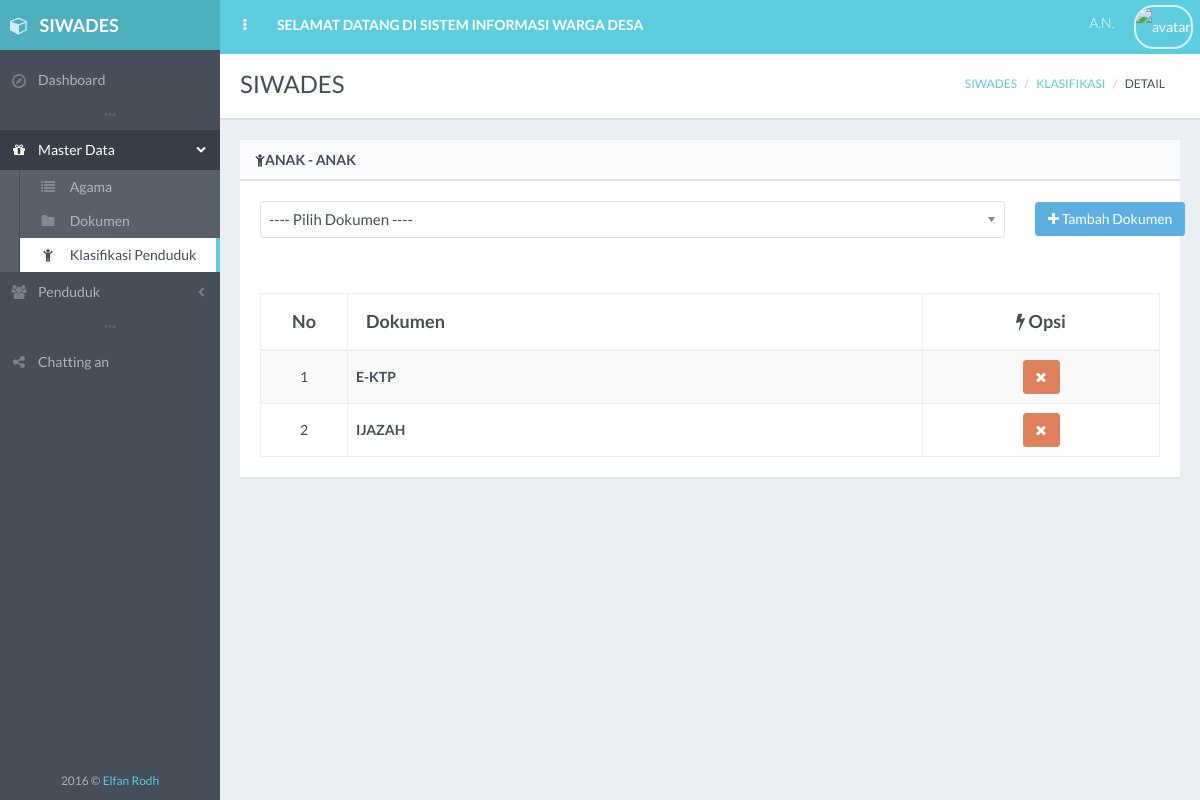
Screenshot of /Admin/detailKlasifikasi/K1 with the database file from the repository.
### tables this page shows
CREATE TABLE IF NOT EXISTS `klasifikasi` (
  `id_klasifikasi` varchar(10) NOT NULL DEFAULT '',
  `nama_klasifikasi` varchar(50) DEFAULT NULL,
  `status` int(1) DEFAULT NULL,
  PRIMARY KEY (`id_klasifikasi`)
);

CREATE TABLE IF NOT EXISTS `klasifikasi_dokumen` (
  `id_klasifikasi` varchar(5) NOT NULL,
  `id_dokumen` varchar(5) NOT NULL
);

CREATE TABLE IF NOT EXISTS `dokumen` (
  `id_dokumen` varchar(30) NOT NULL,
  `nama_dokumen` varchar(50) DEFAULT NULL,
  `status` int(1) DEFAULT NULL,
  PRIMARY KEY (`id_dokumen`)
);

### application/controllers/Admin.php (called while the page is built, shortened)
<?php
	class Admin extends CI_Controller {
		public function __construct(){
			$this->load->library('form_validation');
			$this->load->helper('url');
			$this->load->model('Agama_m');
			$this->load->model('Kk_m');
			$this->load->model('Klasifikasi_m');
			$this->load->model('Penduduk_m');
			$this->load->model('Dokumen_m');
			$this->load->library('session');
		}
		public function detailKlasifikasi(){
			$id = $this->uri->segment('3');
			$result['data2'] 		= $this->Klasifikasi_m->selectwhere($id);
			$result['data'] 		= $this->Dokumen_m->selectKlasifikasiDokumen($id);
			$result['data3'] 		= $this->Dokumen_m->selectAllDokumen();
			$result['active'] 	   	= 'klasifikasi';
			$nik  = $this->session->userdata('nik');
			$data['data'] = $this->Kk_m->selectwherePenduduk($nik);
			$this->load->view('templates/sidebar', $result);
			$this->load->view('templates/header', $data);
			$this->load->view('klasifikasi/detail', $result);
		}
	}
?>

### index.php (called while the page is built, shortened)
<?php
require_once BASEPATH.'core/CodeIgniter.php';

### application/models/Klasifikasi_m.php (called while the page is built, shortened)
<?php
class Klasifikasi_m extends CI_Model {
    public function selectwhere($id){
        $query = $this->db->get_where('klasifikasi', array('id_klasifikasi' => $id));
        return $query->row_array();
    }
}
?>

### application/models/Dokumen_m.php (called while the page is built, shortened)
<?php
class Dokumen_m extends CI_Model {
    public function selectAllDokumen(){
        $query = $this->db->query("SELECT * FROM dokumen");
        $data = $query->result();
        return $data;
    }
     public function selectKlasifikasiDokumen($id){
        $query = $this->db->query("SELECT * FROM klasifikasi , dokumen, klasifikasi_dokumen
                                        WHERE klasifikasi.id_klasifikasi = klasifikasi_dokumen.id_klasifikasi
                                        AND dokumen.id_dokumen = klasifikasi_dokumen.id_dokumen
                                        AND klasifikasi.id_klasifikasi = '".$id."'");
        $data = $query->result();
        return $data;
    }
}
?>

### application/models/Kk_m.php (called while the page is built, shortened)
<?php
class Kk_m extends CI_Model {
    public function selectwherePenduduk($id){
        $query = $this->db->get_where('penduduk', array('nik' => $id));
        return $query->row_array();
    }
}
?>

### application/views/klasifikasi/detail.php (the view, shortened to what this page needs)
<div id="page-content">
    <div class="content-header">
        <div class="row">
            <div class="col-sm-6">
                <div class="header-section">
                    <h1>SIWADES</h1>
                </div>
            </div>
            <div class="col-sm-6 hidden-xs">
                <div class="header-section">
                    <ul class="breadcrumb breadcrumb-top">
                        <li><a href="../dashboard">SIWADES</a></li>
                        <li><a href="../pilihan.php?menu=3">KLASIFIKASI</a></li>
                        <li>DETAIL</li>
                    </ul>
                </div>
            </div>
        </div>
    </div>
    <div class="block full">
        <div class="block-title">
            <h2><i class="fa fa-child sidebar-nav-icon"></i><?=$data2['nama_klasifikasi']?></h2>
        </div>
        <div class="row">
            <form action="<?=base_url('Admin/sDokumenKlasifikasi')?>" method="post">
                <div class="form-group col-md-10">
                    <select id="example-chosen" name="id_dokumen" class="select-chosen" required="Pilih Dokumen Dulu">
                        <option value=""> ---- Pilih Dokumen ---- </option>
                    </select>
                </div>
                <div class="col-md-2">
                    <button type="submit" class="btn btn-effect-ripple btn-info" name="tambah_dokumen"><i class="fa fa-plus"></i> Tambah Dokumen</a>
                    </form>
                </div>
            </div>
            <br>
            <br>
            <div class="table-responsive">
                <table id="example-datatable" class="table table-striped table-bordered table-vcenter">
                    <thead>
                        <tr>
                            <th class="text-center" style="width: 50px;">No</th>
                            <th>Dokumen</th>
                            <th style="width: 200px" class="text-center" style="width: 75px;"><i class="fa fa-flash"></i> Opsi</th>
                        </tr>
                    </thead>
                    <tbody>
                        <?php
                        $i = 1;
                        foreach ($data as $row) {
                            echo '<tr>
                                    <td class="text-center">'.$i.'</td>
                                    <td><strong>'.$row->nama_dokumen.'</strong></td>
                                    <td class="text-center">
                                    <a href="'.base_url('Admin/hapusDokumenKlasifikasi/'.$row->id_dokumen.'/'.$row->id_klasifikasi.'').'" class="btn btn-effect-ripple btn-danger"><i class="fa fa-times"></i></a>
                                  </td>
                                </tr>';
                            $i++;
                        }
                        ?>
                    </tbody>
            </table>
        </div>
    </div>
</div>
</body>
</html>

### assets/css/main.css (style rules this page uses)
body { font-family: "Lato", "Helvetica Neue", Helvetica, Arial, sans-serif; color: #454e59; background-color: #454e59; }
#page-content { padding: 10px 5px 1px; background-color: #ebeef2; }
#page-container.header-fixed-top #page-content { padding-top: 60px; }
.content-header { background-color: #ffffff; border-bottom: 2px solid #dae0e8; margin: -10px -5px 10px; padding: 0 15px; }
.content-header h1, .content-header h2 { margin: 5px 0; line-height: 28px; }
.content-header h1 { font-weight: 500; font-size: 24px; }
.header-section { padding: 15px 0; }
.block { margin: 0 0 10px; padding: 20px 15px 1px; background-color: #ffffff; border-top-left-radius: 2px; border-top-right-radius: 2px; -webkit-box-shadow: 0 2px 0 rgba(218, 224, 232, .5); box-shadow: 0 2px 0 rgba(218, 224, 232, .5); }
.block.full { padding: 20px 15px; }
.block-title { margin: -20px -15px 20px; border-bottom: 2px solid #dae0e8; border-top-left-radius: 2px; border-top-right-radius: 2px; background: rgba(218, 224, 232, .15); }
.block-title h1, .block-title h2, .block-title h3, .block-title h4, .block-title h5, .block-title h6 { display: inline-block; font-size: 14px; line-height: 1.4; margin: 0; padding: 10px 15px 9px; font-weight: 600; text-transform: uppercase; }
h1, h2, h3, h4, h5, h6, .h1, .h2, .h3, .h4, .h5, .h6 { font-family: "Lato", "Helvetica Neue", Helvetica, Arial, sans-serif; font-weight: 300; }
h1, h2, h3 { margin-bottom: 15px; }
.text-primary, .text-primary:hover, a, a:hover, a:focus, a.text-primary, a.text-primary:hover, a.text-primary:focus { color: #5ccdde; }
b, strong { font-weight: 600; }
ul, ol { padding-left: 30px; }
.table.table-vcenter th, .table.table-vcenter td { vertical-align: middle; }
.table thead > tr > th { font-size: 18px; font-weight: 600; }
.table thead > tr > th, .table thead > tr > td, .table tfoot > tr > th, .table tfoot > tr > td { padding-top: 15px; padding-bottom: 15px; }
.table tbody > tr > th, .table tbody > tr > td { padding-top: 8px; padding-bottom: 8px; }
.table thead > tr > th, .table tbody > tr > th, .table tfoot > tr > th, .table thead > tr > td, .table tbody > tr > td, .table tfoot > tr > td, .table tbody + tbody, .table-bordered, .table-bordered > thead > tr > th, .table-bordered > tbody > tr > th, .table-bordered > tfoot > tr > th, .table-bordered > thead > tr > td, .table-bordered > tbody > tr > td, .table-bordered > tfoot > tr > td { border-color: #ebeef2; }
.breadcrumb { background-color: transparent; }
.breadcrumb-top { font-size: 12px; text-align: right; margin-bottom: 0; padding-top: 10px; padding-bottom: 7px; }
.btn { margin: 1px 0; background-color: #ffffff; border-radius: 3px; }
.btn-danger { background-color: #de815c; border-color: #de815c; }
.btn-info { background-color: #5cafde; border-color: #5cafde; }
p, .table, .alert, .carousel { margin-bottom: 20px; }
.navbar, .dropdown-menu, .tooltip-inner, .breadcrumb, .modal-content, .panel-group .panel { border-radius: 0; }
@media screen and (min-width: 768px) { #page-content { padding: 20px 20px 1px; } }
@media screen and (min-width: 768px) { #page-container.header-fixed-top #page-content { padding-top: 70px; } }
@media screen and (min-width: 768px) { .content-header, .content-header-media .header-section, .block, .block.full, .modal-body { padding-left: 20px; padding-right: 20px; } }
@media screen and (min-width: 768px) { .content-header { margin: -20px -20px 20px; } }
@media screen and (min-width: 768px) { .block, .widget { margin-bottom: 20px; } }
@media screen and (min-width: 768px) { .block-title { margin-left: -20px; margin-right: -20px; } }

### rows the page displays
klasifikasi: nama_klasifikasi "ANAK - ANAK"
klasifikasi_dokumen: id_dokumen.nama_dokumen "E-KTP"
klasifikasi_dokumen: id_dokumen.nama_dokumen "IJAZAH"
